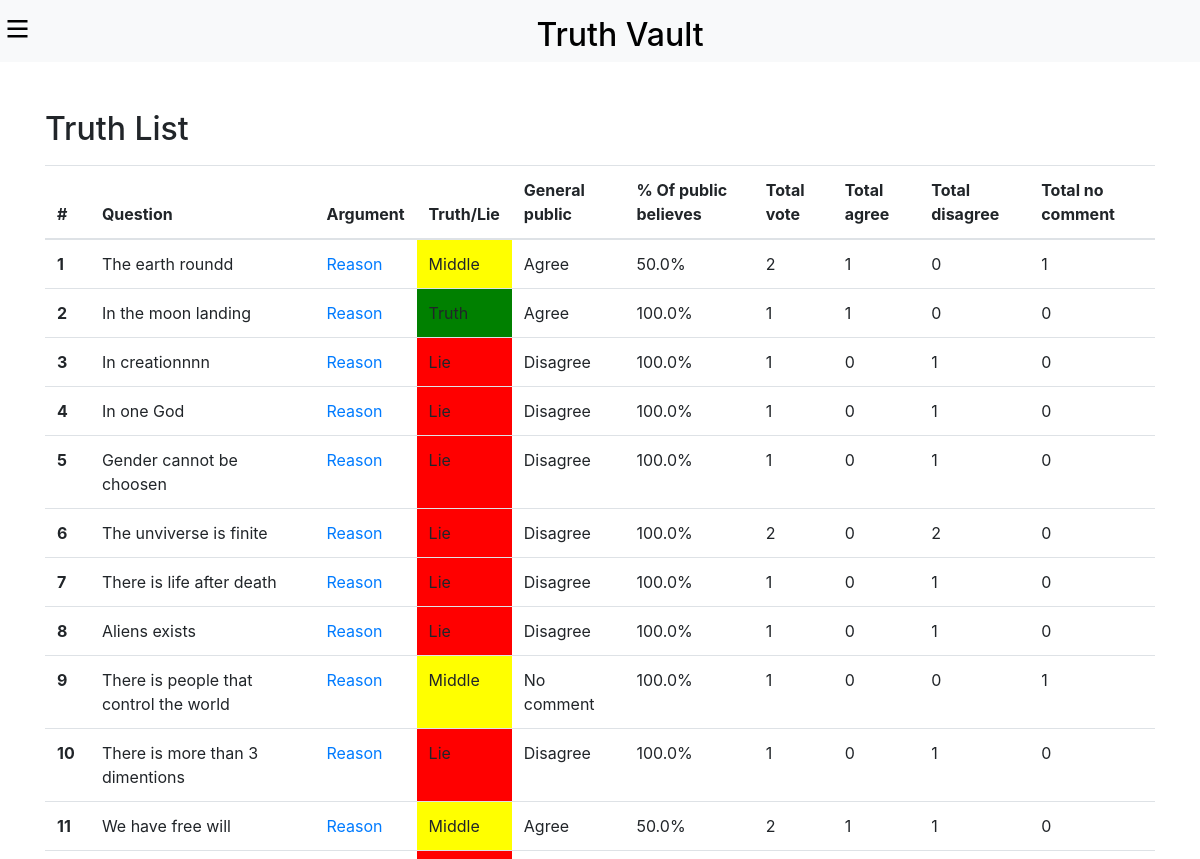
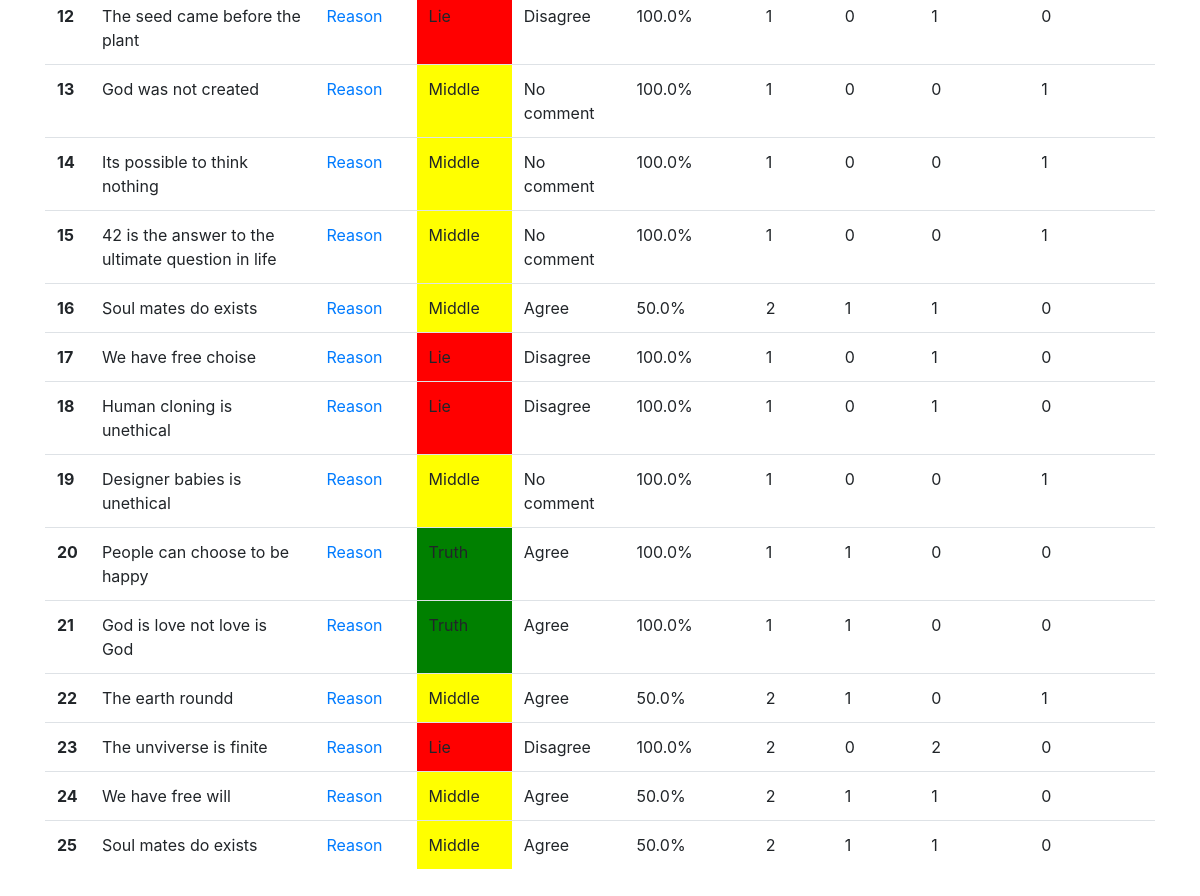
Page /public-believes/ on the committed database (2 pictures, top to bottom).
### truthlist/models.py (models this page shows, shortened)
class UserAnswer(models.Model):
    user = models.ForeignKey(User, on_delete=models.CASCADE)
    question = models.ForeignKey(Question, on_delete=models.CASCADE)
    answer = models.CharField(max_length=10)
    date = models.DateTimeField(auto_now_add=True)
    add_to_certificate = models.BooleanField(default=False)
    def general_public(self):
        all_answer = UserAnswer.objects.filter(question=self.question)
        total = len(all_answer)
        agree = len(all_answer.filter(answer='agree'))
        disagree = len(all_answer.filter(answer='disagree'))
        no_comment = len(all_answer.filter(answer='no_comment'))
        if agree > disagree and agree > no_comment:
            parcentage = (agree / total) * 100
            parcentage = round(parcentage, 2)
            return 'Agree', parcentage, total, agree, disagree, no_comment
        elif disagree > agree and disagree > no_comment:
            parcentage = (disagree / total) * 100
            parcentage = round(parcentage, 2)
            return 'Disagree', parcentage, total, agree, disagree, no_comment
        elif no_comment > agree and no_comment > disagree:
            parcentage = (no_comment / total) * 100
            parcentage = round(parcentage, 2)
            return 'No comment', parcentage, total, agree, disagree, no_comment
        else:
            if agree == disagree:
                parcentage = (agree / total) * 100
                parcentage = round(parcentage, 2)
                return 'Agree', parcentage, total, agree, disagree, no_comment
            elif agree == no_comment:
                parcentage = (agree / total) * 100
                parcentage = round(parcentage, 2)
                return 'Agree', parcentage, total, agree, disagree, no_comment
            elif disagree == no_comment:
                parcentage = (disagree / total) * 100
                parcentage = round(parcentage, 2)
                return 'Disagree', parcentage, total, agree, disagree, no_comment
            else:
                parcentage = (agree / total) * 100
                parcentage = round(parcentage, 2)
                return 'Agree', parcentage, total, agree, disagree, no_comment

class Question(models.Model):
    question = models.TextField()
    category = models.ForeignKey(Category, null=True, blank=True, on_delete=models.SET_NULL)
    is_fundamental = models.BooleanField(default=False)
    truth_or_lie = models.CharField(max_length=10, choices=TRUTH_OR_LIE_CHOICES, default='Middle')
    active = models.BooleanField(default=False)
    date = models.DateTimeField(auto_now_add=True)
    def __str__(self):
        return self.question

### truthlist/views.py (the view)
# urls.py: path('public-believes/', views.public_believes, name='public_believes'),
def public_believes(request):
    ua = UserAnswer.objects.all()
    return render(request, 'truthlist/public_believes.html', {'user_answer': ua})

### truthlist/templates/truthlist/public_believes.html (shortened to what this page needs)
{% extends 'truthlist/base.html' %}
{% load static %}
{% block content %}
<form class="container my-5">
    <h2 class="">Truth List</h2>
    <table class="table mt-3">
        <thead style="position: sticky; top: 60px; z-index: 1; background-color: white;">
          <tr>
            <th scope="col">#</th>
            <th scope="col">Question</th>
            <th scope="col">Argument</th>
            <th scope="col">Truth/Lie</th>
            <th scope="col">General public</th>
            <th scope="col">% Of public believes</th>
            <th scope="col">Total vote</th>
            <th scope="col">Total agree</th>
            <th scope="col">Total disagree</th>
            <th scope="col">Total no comment</th>
          </tr>
        </thead>
        <tbody>
            {% for data in user_answer %}
            <tr>
                <th scope="row">{{ forloop.counter }}</th>
                <td>{{ data.question }}</td>
                <td>
                    <a href="{% url 'reasons' data.question.id %}">Reason</a>
                </td>
                {% if data.general_public.0 == 'Agree' and data.general_public.1 >= 80 %}
                    <td style="background-color: green;">
                        Truth
                    </td>
                {% elif data.general_public.0 == 'Disagree' and data.general_public.1 >= 80 %}
                    <td style="background-color: red;">
                        Lie
                    </td>
                {% else %}
                    <td style="background-color: yellow;">
                        Middle
                    </td>
                {% endif %}
                <td>
                    {{ data.general_public.0 }}
                </td>
                <td>
                    {{ data.general_public.1 }}%
                </td>
                <td>
                    {{ data.general_public.2 }}
                </td>
                <td>
                    {{ data.general_public.3 }}
                </td>
                <td>
                    {{ data.general_public.4 }}
                </td>
                <td>
                    {{ data.general_public.5 }}
                </td>
            </tr>
            {% endfor %}
        </tbody>
    </table>
</form>
<br><br><br><br><br>
{% endblock %}

### rows in the picture
UserAnswer: question "The earth roundd", shows "Middle", general_public.0 "Agree", general_public.1 "50.0", general_public.2 "2", general_public.3 "1", general_public.4 "0", general_public.5 "1"
UserAnswer: question "In the moon landing", shows "Truth", general_public.0 "Agree", general_public.1 "100.0", general_public.2 "1", general_public.3 "1", general_public.4 "0", general_public.5 "0"
UserAnswer: question "In creationnnn", shows "Lie", general_public.0 "Disagree", general_public.1 "100.0", general_public.2 "1", general_public.3 "0", general_public.4 "1", general_public.5 "0"
UserAnswer: question "In one God", shows "Lie", general_public.0 "Disagree", general_public.1 "100.0", general_public.2 "1", general_public.3 "0", general_public.4 "1", general_public.5 "0"
UserAnswer: question "Gender cannot be choosen", shows "Lie", general_public.0 "Disagree", general_public.1 "100.0", general_public.2 "1", general_public.3 "0", general_public.4 "1", general_public.5 "0"
UserAnswer: question "The unviverse is finite", shows "Lie", general_public.0 "Disagree", general_public.1 "100.0", general_public.2 "2", general_public.3 "0", general_public.4 "2", general_public.5 "0"
UserAnswer: question "There is life after death", shows "Lie", general_public.0 "Disagree", general_public.1 "100.0", general_public.2 "1", general_public.3 "0", general_public.4 "1", general_public.5 "0"
UserAnswer: question "Aliens exists", shows "Lie", general_public.0 "Disagree", general_public.1 "100.0", general_public.2 "1", general_public.3 "0", general_public.4 "1", general_public.5 "0"
UserAnswer: question "There is people that control the world", shows "Middle", general_public.0 "No comment", general_public.1 "100.0", general_public.2 "1", general_public.3 "0", general_public.4 "0", general_public.5 "1"
UserAnswer: question "There is more than 3 dimentions", shows "Lie", general_public.0 "Disagree", general_public.1 "100.0", general_public.2 "1", general_public.3 "0", general_public.4 "1", general_public.5 "0"
UserAnswer: question "We have free will", shows "Middle", general_public.0 "Agree", general_public.1 "50.0", general_public.2 "2", general_public.3 "1", general_public.4 "1", general_public.5 "0"
UserAnswer: question "The seed came before the plant", shows "Lie", general_public.0 "Disagree", general_public.1 "100.0", general_public.2 "1", general_public.3 "0", general_public.4 "1", general_public.5 "0"
UserAnswer: question "God was not created", shows "Middle", general_public.0 "No comment", general_public.1 "100.0", general_public.2 "1", general_public.3 "0", general_public.4 "0", general_public.5 "1"
UserAnswer: question "Its possible to think nothing", shows "Middle", general_public.0 "No comment", general_public.1 "100.0", general_public.2 "1", general_public.3 "0", general_public.4 "0", general_public.5 "1"
UserAnswer: question "42 is the answer to the ultimate question in life", shows "Middle", general_public.0 "No comment", general_public.1 "100.0", general_public.2 "1", general_public.3 "0", general_public.4 "0", general_public.5 "1"
UserAnswer: question "Soul mates do exists", shows "Middle", general_public.0 "Agree", general_public.1 "50.0", general_public.2 "2", general_public.3 "1", general_public.4 "1", general_public.5 "0"
UserAnswer: question "We have free choise", shows "Lie", general_public.0 "Disagree", general_public.1 "100.0", general_public.2 "1", general_public.3 "0", general_public.4 "1", general_public.5 "0"
UserAnswer: question "Human cloning is unethical", shows "Lie", general_public.0 "Disagree", general_public.1 "100.0", general_public.2 "1", general_public.3 "0", general_public.4 "1", general_public.5 "0"
UserAnswer: question "Designer babies is unethical", shows "Middle", general_public.0 "No comment", general_public.1 "100.0", general_public.2 "1", general_public.3 "0", general_public.4 "0", general_public.5 "1"
UserAnswer: question "People can choose to be happy", shows "Truth", general_public.0 "Agree", general_public.1 "100.0", general_public.2 "1", general_public.3 "1", general_public.4 "0", general_public.5 "0"
UserAnswer: question "God is love not love is God", shows "Truth", general_public.0 "Agree", general_public.1 "100.0", general_public.2 "1", general_public.3 "1", general_public.4 "0", general_public.5 "0"
UserAnswer: question "The earth roundd", shows "Middle", general_public.0 "Agree", general_public.1 "50.0", general_public.2 "2", general_public.3 "1", general_public.4 "0", general_public.5 "1"
UserAnswer: question "The unviverse is finite", shows "Lie", general_public.0 "Disagree", general_public.1 "100.0", general_public.2 "2", general_public.3 "0", general_public.4 "2", general_public.5 "0"
UserAnswer: question "We have free will", shows "Middle", general_public.0 "Agree", general_public.1 "50.0", general_public.2 "2", general_public.3 "1", general_public.4 "1", general_public.5 "0"
UserAnswer: question "Soul mates do exists", shows "Middle", general_public.0 "Agree", general_public.1 "50.0", general_public.2 "2", general_public.3 "1", general_public.4 "1", general_public.5 "0"
